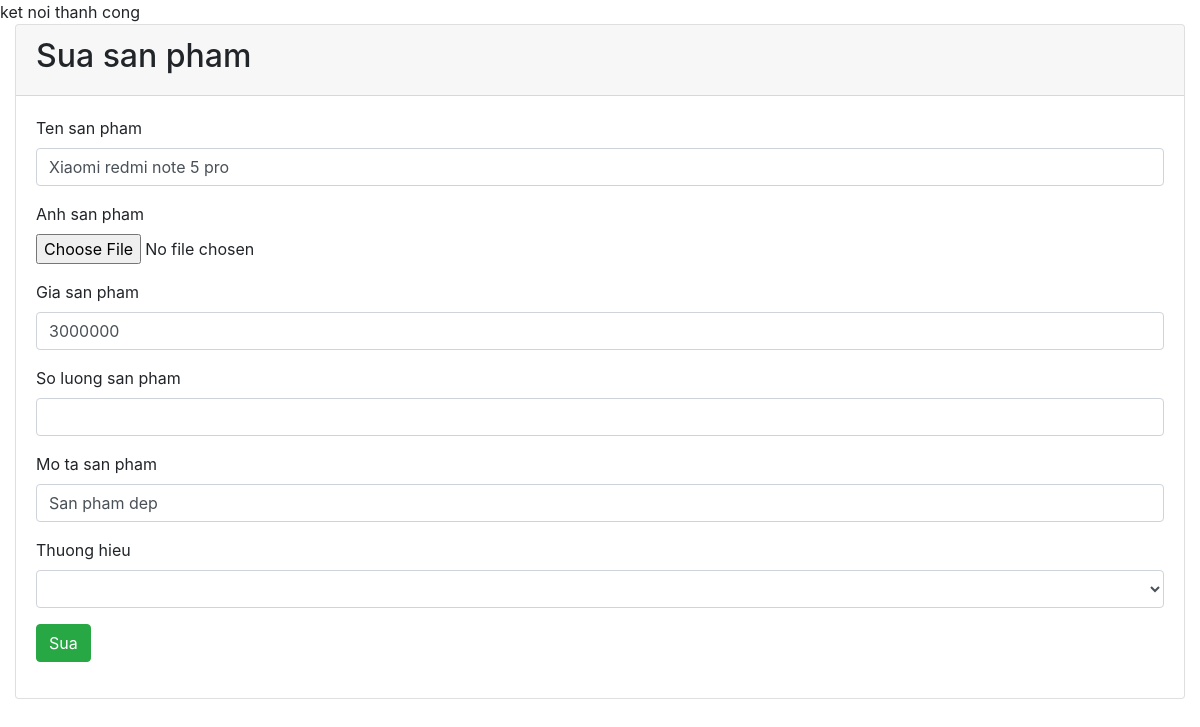
The app's page /Sanpham/index.php?page_layout=sua&id=1 with its own data.
### tables this page shows
CREATE TABLE `products` (
  `prd_id` int(5) NOT NULL,
  `prd_name` varchar(255) NOT NULL,
  `image` char(50) NOT NULL,
  `price` int(10) NOT NULL,
  `quantily` int(10) NOT NULL,
  `description` varchar(500) NOT NULL,
  `brand_id` int(5) NOT NULL
);

### Sanpham/sua.php (the view, shortened to what this page needs)
<?php
    $id =$_GET['id'];
     require_once('../config/db.php');
     $sql_brand = "SELECT * FROM brands ";
     $query_brand = mysqli_query($connect,$sql_brand);
     $sql_up = "SELECT * FROM products where prd_id = $id";
    $query_up =mysqli_query($connect,$sql_up);
    $row_up = mysqli_fetch_assoc($query_up);
?>
<div class="container-fluid">
    <div class="card">
        <div class="card-header">
            <h2>Sua san pham </h2>
        </div>
        <div class="card-body">
            <form method="post" enctype="multipart/form-data" >
                <div class="form-group">
                  <label for="">Ten san pham </label>
                  <input type="text" name="prd_name" class="form-control" required value="<?php echo $row_up['prd_name'] ?>">
                </div>
                <div class="form-group">
                  <label for="">Anh san pham </label><br>
                  <input type="file" name="image" >
                </div>
                <div class="form-group">
                  <label for="">Gia san pham </label>
                  <input type="number" name="price" class="form-control" required value="<?php echo $row_up['price'] ?>">
                </div>
                <div class="form-group">
                  <label for="">So luong san pham </label>
                  <input type="number" name="quanlity" class="form-control" required value="<?php echo $row_up['quanlity'] ?>">
                </div>
                <div class="form-group">
                  <label for="">Mo ta san pham </label>
                  <input type="text" name="description" class="form-control" required value="<?php echo $row_up['description'] ?>">
                </div>
                <div class="form-group">
                  <label for="">Thuong hieu</label>
                  <select class="form-control" name="brand_id">
                    <?php
                        while($row_brand = mysqli_fetch_assoc($query_brand)){?>
                        <option value="<?php echo $row_brand['brand_name']; ?>"></option>
                    <?php } ?>
                  </select>
                </div>
                <button name="smb" class="btn btn-success" type="submit">Sua</button>
            </form>
        </div>
    </div>
</div>

### records on screen
products: prd_name "Xiaomi redmi note 5 pro", price "3000000", description "San pham dep"
